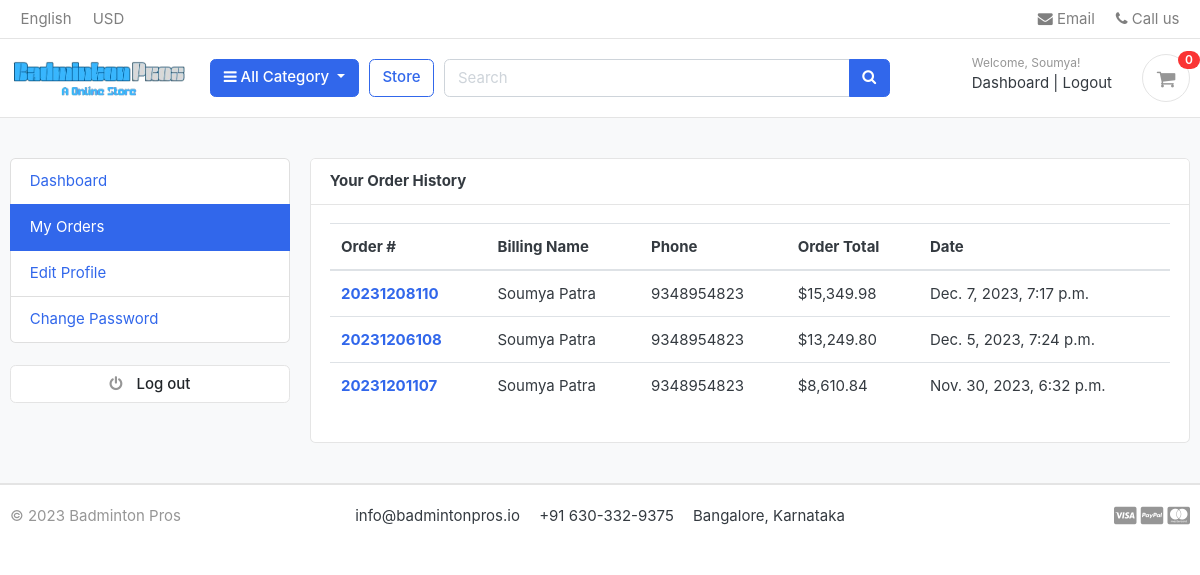
/accounts/my_orders/ (signed in), run on an earlier commit of the app's database.
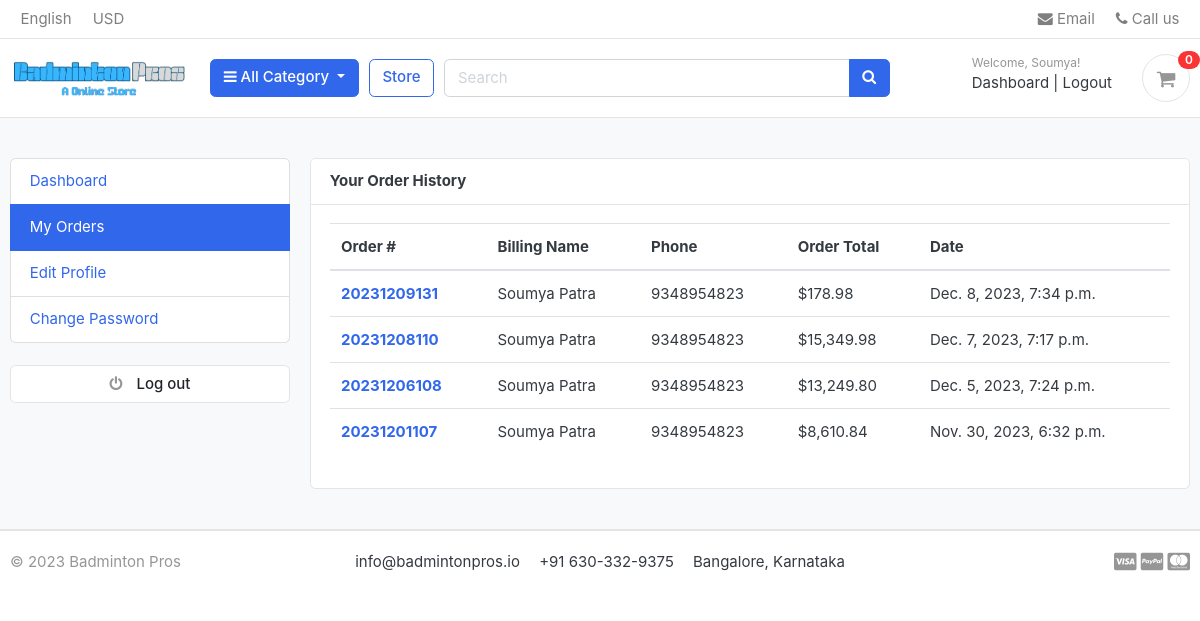
And on a later commit of the database.
### orders/models.py (models this page shows, shortened)
class Order(models.Model):
    STATUS = (
        ('New', 'New'),
        ('Accepted', 'Accepted'),
        ('Completed', 'Completed'),
        ('Cancelled', 'Cancelled'),
    )
    user = models.ForeignKey(Account, on_delete=models.SET_NULL, null=True)
    payment = models.ForeignKey(Payment, on_delete=models.SET_NULL, blank=True, null=True)
    order_number = models.CharField(max_length=20)
    first_name = models.CharField(max_length=50)
    last_name = models.CharField(max_length=50)
    phone = models.CharField(max_length=15)
    email = models.EmailField(max_length=50)
    address_line_1 = models.CharField(max_length=1000)
    address_line_2 = models.CharField(max_length=50, blank=True)
    country = models.CharField(max_length=50)
    state = models.CharField(max_length=50)
    city = models.CharField(max_length=50)
    order_note = models.CharField(max_length=100, blank=True)
    order_total = models.FloatField()
    tax = models.FloatField()
    status = models.CharField(max_length=10, choices=STATUS, default="New")
    ip = models.CharField(max_length=20, blank=True)
    is_ordered = models.BooleanField(default=False)
    created_at = models.DateTimeField(auto_now_add=True)
    updated_at = models.DateTimeField(auto_now=True)
    def full_name(self):
        return f"{self.first_name} {self.last_name}"

### accounts/views.py (the view)
# urls.py: path("my_orders/", views.my_orders, name="my_orders"),
@login_required(login_url="login")
def my_orders(request):
    orders = Order.objects.filter(user=request.user, is_ordered=True).order_by("-created_at")
    context = {
        'orders': orders,
    }
    return render(request, "accounts/my_orders.html", context)

### carts/context_processors.py (called while the page is built)
def counter(request):
    cart_count = 0
    if 'admin' in request.path:
        return {}
    else:
        try:
            cart = Cart.objects.filter(cart_id=_cart_id(request))
            if request.user.is_authenticated:
                cart_items = CartItem.objects.all().filter(user=request.user)
            else:
                cart_items = CartItem.objects.all().filter(cart=cart[:1])
            for cart_item in cart_items:
                cart_count += cart_item.quantity
        except Cart.DoesNotExist:
            cart_count = 0
    return dict(cart_count=cart_count)

### carts/views.py (called while the page is built)
def _cart_id(request):
    cart = request.session.session_key
    if not cart:
        cart = request.session.create()
    return cart

### category/context_processors.py (called while the page is built)
def menu_links(request):
    links = Category.objects.all()
    return dict(links=links)

### category/models.py (called while the page is built)
    def get_url(self):
        return reverse('products_by_category', args=[self.slug])

### templates/accounts/my_orders.html (shortened to what this page needs)
{% extends 'base.html' %} {% load humanize %} {% block content %}
<section class="section-conten padding-y bg">
    <div class="container">
        <div class="row">
            {% include 'includes/dashboard_sidebar.html' %}
            <main class="col-md-9">
                <article class="card">
                    <header class="card-header">
                        <strong class="d-inline-block mr-3">Your Order History</strong>
                    </header>
                    <div class="card-body">
                        <div class="row">
                            <div class="col-md-12">
                                <table class="table table-hover">
                                    <thead>
                                        <tr>
                                            <th scope="col">Order #</th>
                                            <th scope="col">Billing Name</th>
                                            <th scope="col">Phone</th>
                                            <th scope="col">Order Total</th>
                                            <th scope="col">Date</th>
                                        </tr>
                                    </thead>
                                    <tbody>
                                        {% for order in orders %}
                                        <tr>
                                            <th scope="row"><a href="{% url 'order_detail' order.order_number %}">{{ order.order_number }}</a></th>
                                            <td>{{ order.full_name }}</td>
                                            <td>{{ order.phone }}</td>
                                            <td>${{ order.order_total|floatformat:2|intcomma }}</td>
                                            <td>{{ order.created_at }}</td>
                                        </tr>
                                        {% endfor %}
                                    </tbody>
                                </table>
                            </div>
                        </div>
                    </div>
                </article>
            </main>
        </div>
    </div>
</section>
{% endblock %}

What changed in the data, as far as the page shows it:
added Order: order_number "20231209131", full_name "Soumya Patra", phone "9348954823", order_total "178.98", created_at "Dec. 8, 2023, 7:34 p.m."
